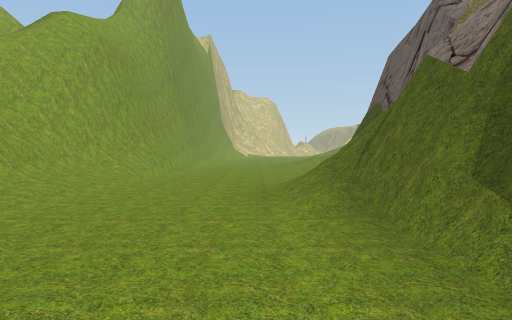
view 1 (above)

15 first-person views from a walk through a Unity game level. The camera is 1.5 m above the floor, tilts 2° down and sees 70° across. The floor is counted in squares, 2 m on a side. Each view is taken from the middle of a square. On the plan, view 1 faces up. The plan holds only what a view shows up to about 11 squares ahead; the rest is blank. The place goes on beyond the plan. The player is left out.

view 2
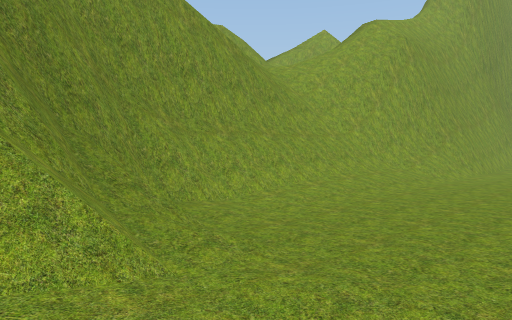

view 3
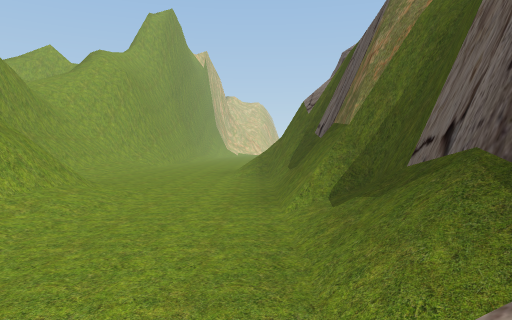

view 4
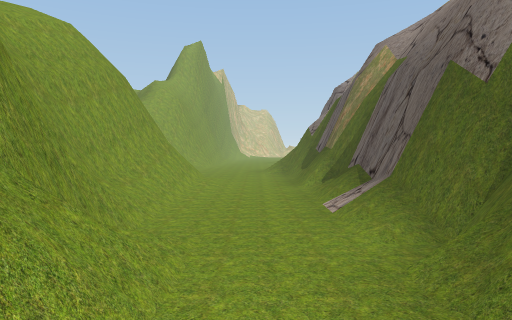

view 5
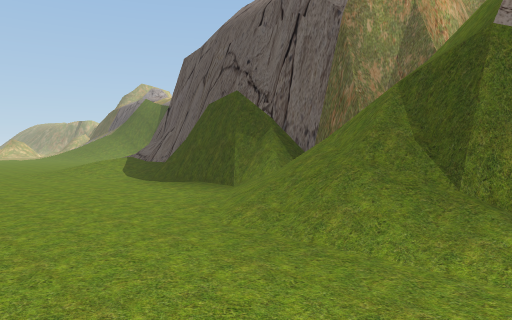

view 6
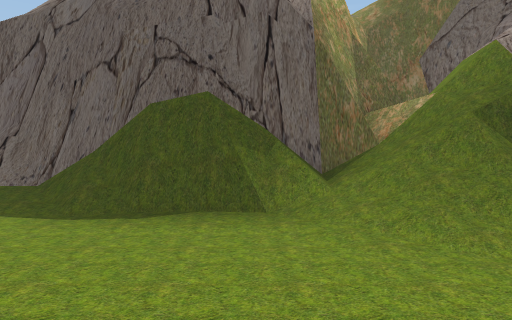

view 7
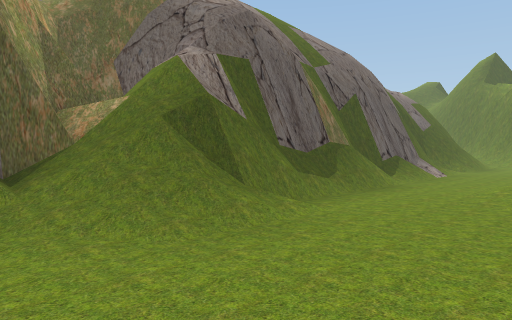

view 8
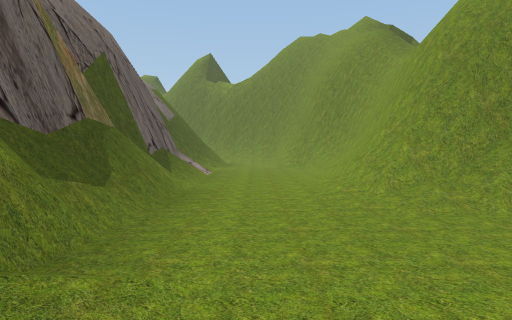

view 9
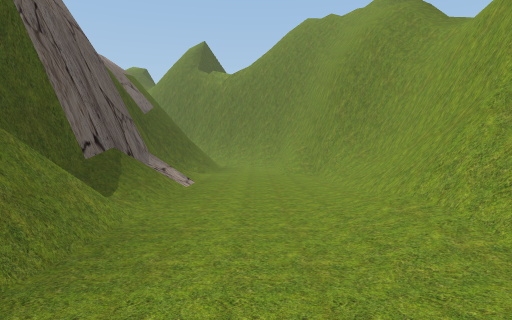

view 10
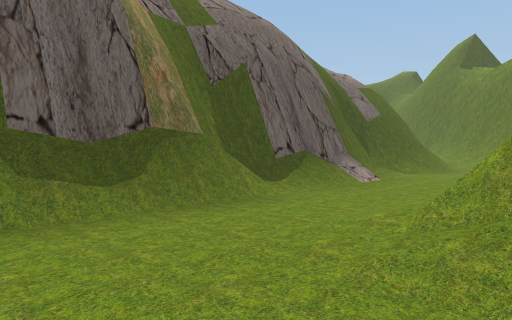

view 11
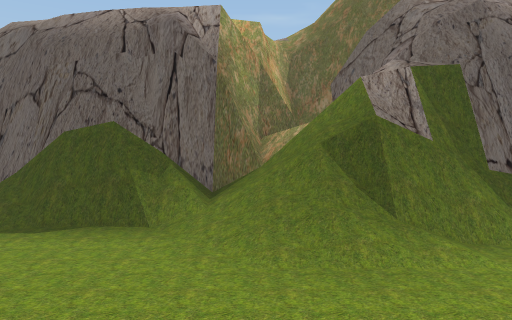

view 12
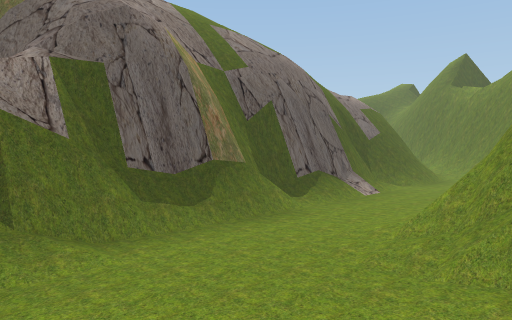

view 13
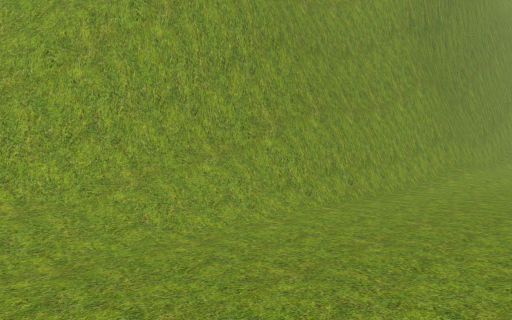

view 14
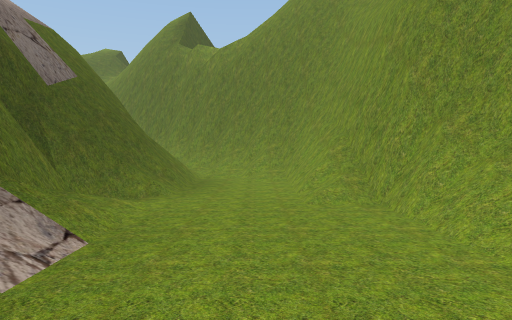

view 15
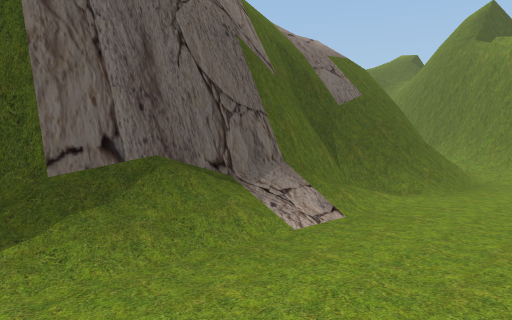

### Floor plan
Key: @ floor where view 1 was taken; # wall or solid block; . main floor; : floor 0.5 m higher than the main floor; + floor 0.75 m higher than the main floor; * floor 5.5 m higher than the main floor; % floor 6.75 m higher than the main floor; / step, stairs or slope; = window, fence, low wall or low ledge; v drop or lower ground.
Columns run from 5 left of view 1 to 8 right of it. Each row starts with its distance up from view 1.
 14   #....:+#v=
 13   #.....+#v/
 12   #.....##v
 11  ##.....# v
 10  #/.....#v/
  9  #/.....##/
  8 ##.....//#v
  7 #/:...///#vv
  6 #/..../=/##vv/
  5 #/..../###vv##
  4 ##.....##vvv#
  3 ##.....##vvv
  2  #/....##v/
  1  ##/...##v//
  0  ###.@.##v#/
 -1   ##.../#%/
 -2   ##.../#v/
 -3   #/.../#v/
 -4   #/.../#v/
 -5   #/.../#v=
 -6   ##...:#v
 -7   ##.../#*v
 -8    #=..##v/
 -9    ##..##v/
-10    ##../#v/
-11     #/./#v
-12     ##/:
-13      ##/
-14       ##

Positions as (right, up) in squares from view 1, and headings:
1: (0, 0), facing up
2: (0, 0), facing up-left
3: (1, -5), facing up
4: (0, -11), facing up
5: (-2, 4), facing up-right
6: (-3, 9), facing right
7: (-3, 9), facing down-right
8: (0, 6), facing down
9: (0, 3), facing down
10: (-3, 4), facing down-right
11: (-4, 7), facing right
12: (-4, 6), facing down-right
13: (0, 7), facing up-left
14: (0, -2), facing down
15: (-1, -1), facing down-right
